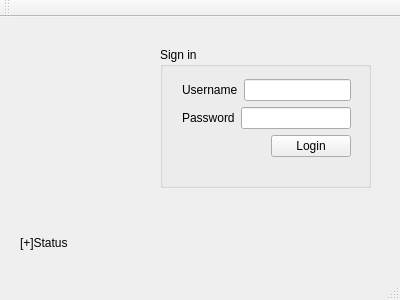
<?xml version="1.0" encoding="UTF-8"?>
<ui version="4.0">
 <class>Dialog</class>
 <widget class="QMainWindow" name="Dialog">
  <property name="geometry">
   <rect>
    <x>0</x>
    <y>0</y>
    <width>400</width>
    <height>300</height>
   </rect>
  </property>
  <property name="windowTitle">
   <string>Dialog</string>
  </property>
  <widget class="QWidget" name="centralWidget">
   <widget class="QLabel" name="label">
    <property name="geometry">
     <rect>
      <x>20</x>
      <y>210</y>
      <width>351</width>
      <height>31</height>
     </rect>
    </property>
    <property name="text">
     <string>[+]Status</string>
    </property>
   </widget>
   <widget class="QGroupBox" name="groupBox">
    <property name="geometry">
     <rect>
      <x>160</x>
      <y>30</y>
      <width>211</width>
      <height>141</height>
     </rect>
    </property>
    <property name="title">
     <string>Sign in</string>
    </property>
    <widget class="QWidget" name="">
     <property name="geometry">
      <rect>
       <x>11</x>
       <y>21</y>
       <width>191</width>
       <height>101</height>
      </rect>
     </property>
     <layout class="QVBoxLayout" name="verticalLayout_2">
      <item>
       <layout class="QVBoxLayout" name="verticalLayout">
        <item>
         <layout class="QHBoxLayout" name="horizontalLayout">
          <item>
           <widget class="QLabel" name="label_2">
            <property name="text">
             <string>Username</string>
            </property>
           </widget>
          </item>
          <item>
           <widget class="QLineEdit" name="lineEdit_Username"/>
          </item>
         </layout>
        </item>
        <item>
         <layout class="QHBoxLayout" name="horizontalLayout_2">
          <item>
           <widget class="QLabel" name="label_3">
            <property name="text">
             <string>Password</string>
            </property>
           </widget>
          </item>
          <item>
           <widget class="QLineEdit" name="lineEdit_Password">
            <property name="echoMode">
             <enum>QLineEdit::Password</enum>
            </property>
           </widget>
          </item>
         </layout>
        </item>
       </layout>
      </item>
      <item>
       <layout class="QHBoxLayout" name="horizontalLayout_3">
        <item>
         <spacer name="horizontalSpacer">
          <property name="orientation">
           <enum>Qt::Horizontal</enum>
          </property>
          <property name="sizeHint" stdset="0">
           <size>
            <width>40</width>
            <height>20</height>
           </size>
          </property>
         </spacer>
        </item>
        <item>
         <widget class="QPushButton" name="pushButton">
          <property name="text">
           <string>Login</string>
          </property>
         </widget>
        </item>
       </layout>
      </item>
     </layout>
    </widget>
   </widget>
   <widget class="QLabel" name="label_pix">
    <property name="geometry">
     <rect>
      <x>20</x>
      <y>50</y>
      <width>111</width>
      <height>111</height>
     </rect>
    </property>
    <property name="text">
     <string/>
    </property>
   </widget>
  </widget>
  <widget class="QMenuBar" name="menuBar">
   <property name="geometry">
    <rect>
     <x>0</x>
     <y>0</y>
     <width>400</width>
     <height>21</height>
    </rect>
   </property>
  </widget>
  <widget class="QToolBar" name="mainToolBar">
   <attribute name="toolBarArea">
    <enum>TopToolBarArea</enum>
   </attribute>
   <attribute name="toolBarBreak">
    <bool>false</bool>
   </attribute>
  </widget>
  <widget class="QStatusBar" name="statusBar"/>
 </widget>
 <layoutdefault spacing="6" margin="11"/>
 <resources/>
 <connections/>
</ui>
